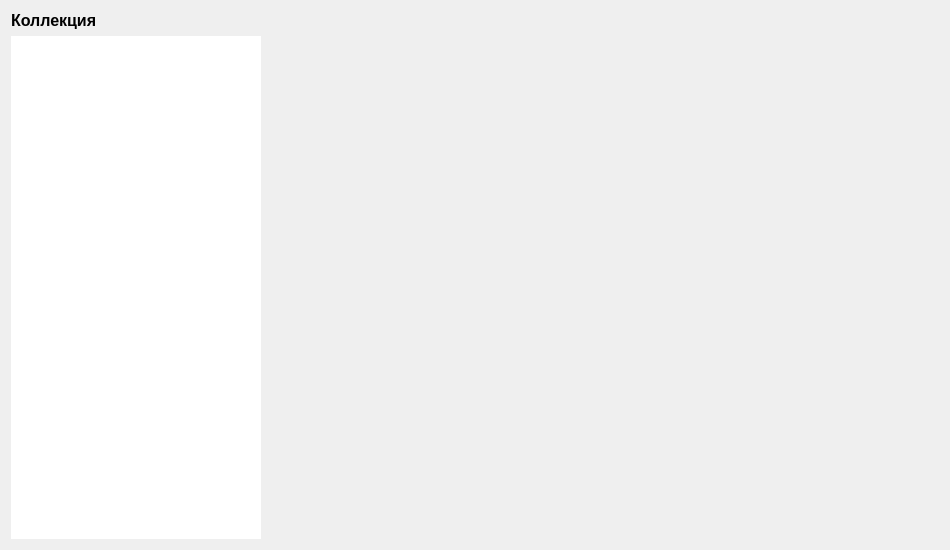
<?xml version="1.0" encoding="UTF-8"?>
<ui version="4.0">
 <class>UserCollectionDialog</class>
 <widget class="QDialog" name="UserCollectionDialog">
  <property name="geometry">
   <rect>
    <x>0</x>
    <y>0</y>
    <width>950</width>
    <height>550</height>
   </rect>
  </property>
  <property name="windowTitle">
   <string>SuperGames: Коллекция</string>
  </property>
  <layout class="QVBoxLayout" name="verticalLayout">
   <item>
    <widget class="QLabel" name="title">
     <property name="font">
      <font>
       <pointsize>12</pointsize>
       <bold>true</bold>
      </font>
     </property>
     <property name="text">
      <string>Коллекция</string>
     </property>
     <property name="margin">
      <number>4</number>
     </property>
    </widget>
   </item>
   <item>
    <layout class="QHBoxLayout" name="horizontalLayout">
     <item>
      <widget class="QListWidget" name="sideList">
       <property name="maximumSize">
        <size>
         <width>250</width>
         <height>16777215</height>
        </size>
       </property>
       <property name="font">
        <font>
         <pointsize>10</pointsize>
        </font>
       </property>
       <property name="frameShape">
        <enum>QFrame::NoFrame</enum>
       </property>
       <property name="frameShadow">
        <enum>QFrame::Plain</enum>
       </property>
       <property name="editTriggers">
        <set>QAbstractItemView::NoEditTriggers</set>
       </property>
       <property name="alternatingRowColors">
        <bool>true</bool>
       </property>
      </widget>
     </item>
     <item>
      <widget class="QScrollArea" name="scrollArea">
       <property name="frameShape">
        <enum>QFrame::NoFrame</enum>
       </property>
       <property name="frameShadow">
        <enum>QFrame::Plain</enum>
       </property>
       <property name="widgetResizable">
        <bool>true</bool>
       </property>
       <widget class="QWidget" name="scrollAreaWidgetContents">
        <property name="geometry">
         <rect>
          <x>0</x>
          <y>0</y>
          <width>674</width>
          <height>494</height>
         </rect>
        </property>
       </widget>
      </widget>
     </item>
    </layout>
   </item>
  </layout>
 </widget>
 <resources/>
 <connections/>
</ui>
